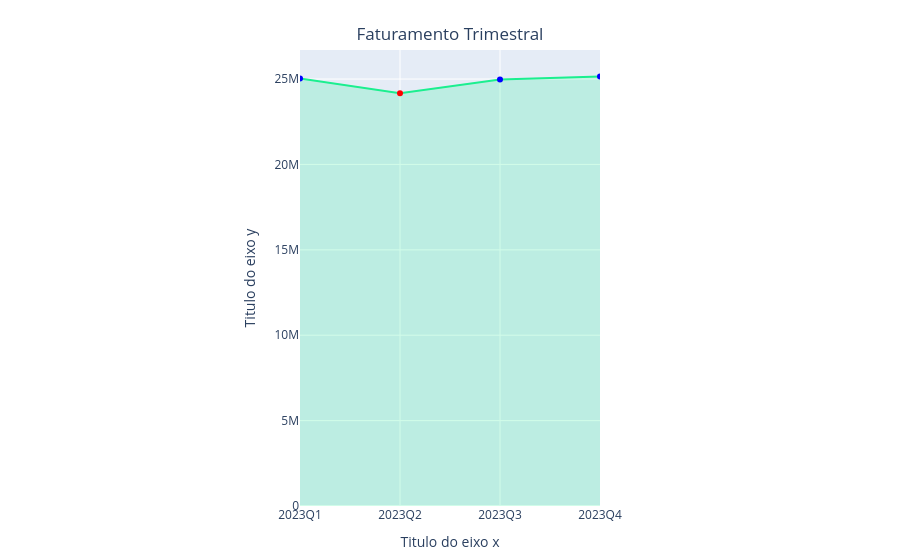

The notebook cell saved with this chart:
### Markdown cell above
`dt.to_period()`
- 'D' -> para Dias
-'M' -> para meses
- 'Y' -> para anos
- 'Q' -> para trimestres
- 'W' -> para semanas

### Code cell
text_color2 = np.where(faturamento_trimestral['Faturamento'].diff() < 0, 'red', 'blue')
#Gráfico de área
faturamento_trimestral.index = faturamento_trimestral.index.astype(str) #transformar a coluna trimestre em string para ser utilizado no gráfico 
grafico_area = px.area(faturamento_trimestral.reset_index(), x='Trimestre', y='Faturamento', title='Faturamento Trimestral', markers=True)
grafico_area.update_layout(
    xaxis_title = 'Titulo do eixo x',
    yaxis_title = 'Titulo do eixo y',
    margin = dict(t=50, l=300, r=300, b=50),#t=top, l=left, r=right, b=bottom
    title = dict(x=0.5, y=0.95) #0 -> 0%, 0.5 -> 50%, 1 -> 100%
)
grafico_area.update_traces(
    fillcolor='rgba(27, 239, 143, 0.2)',
    line_color='rgba(27, 239, 143, 1)',
    marker=dict(color=text_color2)
)
grafico_area.show()

### Figure 1 — Plotly figure (JSON) as saved in the notebook; plotly's stock layout.template omitted (floating-point values rounded to 4 significant figures)
{"data": [{"fillcolor": "rgba(27, 239, 143, 0.2)", "fillpattern": {"shape": ""}, "hovertemplate": "Trimestre=%{x}<br>Faturamento=%{y}<extra></extra>", "legendgroup": "", "line": {"color": "rgba(27, 239, 143, 1)"}, "marker": {"color": ["blue", "red", "blue", "blue"], "symbol": "circle"}, "mode": "lines+markers", "name": "", "orientation": "v", "showlegend": false, "stackgroup": "1", "type": "scatter", "x": ["2023Q1", "2023Q2", "2023Q3", "2023Q4"], "xaxis": "x", "y": [25038900, 24163700, 24970600, 25146300], "yaxis": "y"}], "layout": {"legend": {"tracegroupgap": 0}, "margin": {"b": 50, "l": 300, "r": 300, "t": 50}, "title": {"text": "Faturamento Trimestral", "x": 0.5, "y": 0.95}, "xaxis": {"anchor": "y", "domain": [0, 1], "title": {"text": "Titulo do eixo x"}}, "yaxis": {"anchor": "x", "domain": [0, 1], "title": {"text": "Titulo do eixo y"}}}}
